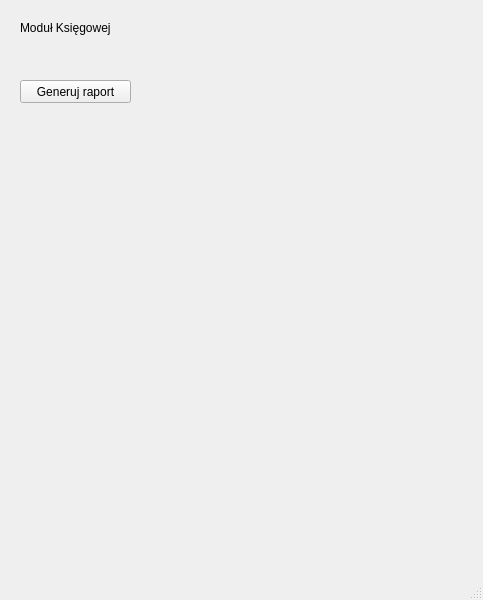
<?xml version="1.0" encoding="UTF-8"?>
<ui version="4.0">
 <class>Acountant_module</class>
 <widget class="QMainWindow" name="Acountant_module">
  <property name="geometry">
   <rect>
    <x>0</x>
    <y>0</y>
    <width>483</width>
    <height>600</height>
   </rect>
  </property>
  <property name="windowTitle">
   <string>MainWindow</string>
  </property>
  <widget class="QWidget" name="centralwidget">
   <widget class="QLabel" name="label">
    <property name="geometry">
     <rect>
      <x>20</x>
      <y>20</y>
      <width>151</width>
      <height>16</height>
     </rect>
    </property>
    <property name="text">
     <string>Moduł Księgowej</string>
    </property>
   </widget>
   <widget class="QPushButton" name="pushButton">
    <property name="geometry">
     <rect>
      <x>20</x>
      <y>80</y>
      <width>111</width>
      <height>23</height>
     </rect>
    </property>
    <property name="text">
     <string>Generuj raport</string>
    </property>
   </widget>
  </widget>
  <widget class="QMenuBar" name="menubar">
   <property name="geometry">
    <rect>
     <x>0</x>
     <y>0</y>
     <width>483</width>
     <height>21</height>
    </rect>
   </property>
  </widget>
  <widget class="QStatusBar" name="statusbar"/>
 </widget>
 <resources/>
 <connections/>
</ui>
